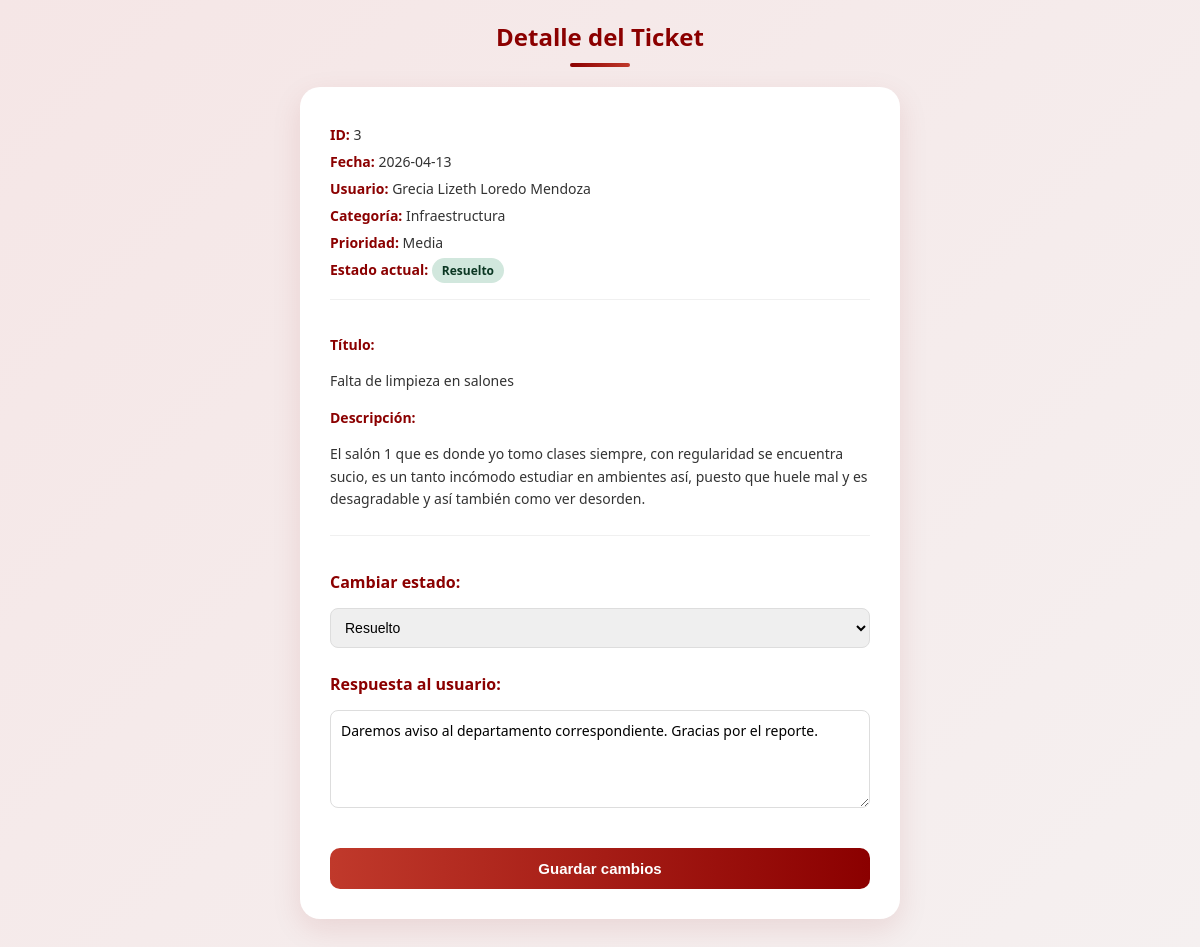
/detalle_ticket/3 (signed in), run on the app's committed database.
### tables this page shows
CREATE TABLE ticket (
        id_ticket INTEGER PRIMARY KEY AUTOINCREMENT,
        titulo TEXT NOT NULL,
        descripcion TEXT,
        fecha_creacion TEXT,
        id_usuario INTEGER,
        id_categoria INTEGER,
        id_prioridad INTEGER,
        id_estado INTEGER,
        id_departamento INTEGER,
        ruta_imagen TEXT, comentario_admin TEXT,
        FOREIGN KEY (id_usuario) REFERENCES usuario(id_usuario),
        FOREIGN KEY (id_categoria) REFERENCES categoria(id_categoria),
        FOREIGN KEY (id_prioridad) REFERENCES prioridad(id_prioridad),
        FOREIGN KEY (id_estado) REFERENCES estado(id_estado),
        FOREIGN KEY (id_departamento) REFERENCES departamento(id_departamento)
    );

CREATE TABLE usuario (
        id_usuario INTEGER PRIMARY KEY AUTOINCREMENT,
        nombre TEXT NOT NULL,
        correo TEXT UNIQUE NOT NULL,
        contraseña TEXT NOT NULL,
        id_rol INTEGER,
        FOREIGN KEY (id_rol) REFERENCES rol(id_rol)
    );

CREATE TABLE categoria (
        id_categoria INTEGER PRIMARY KEY AUTOINCREMENT,
        nombre_categoria TEXT NOT NULL
    );

CREATE TABLE prioridad (
        id_prioridad INTEGER PRIMARY KEY AUTOINCREMENT,
        nombre_prioridad TEXT NOT NULL
    );

CREATE TABLE estado (
        id_estado INTEGER PRIMARY KEY AUTOINCREMENT,
        nombre_estado TEXT NOT NULL
    );

### app.py (the view)
@app.route('/detalle_ticket/<int:id_ticket>', methods=['GET', 'POST'])
def detalle_ticket(id_ticket):
    if 'user_id' not in session:
        return redirect(url_for('login_page'))
    db_instance = Database(db_path)
    if request.method == 'POST':
        nuevo_estado = int(request.form['id_estado'])
        comentario   = request.form.get('comentario_admin', '')
        db_instance.actualizar_estado_ticket(id_ticket, nuevo_estado, comentario)
        return redirect(url_for('gestion_tickets'))  # ← adentro del if POST
    ticket = db_instance.obtener_ticket_detalle(id_ticket)
    estados = db_instance.obtener_estados()
    return render_template('detalle_ticket.html', ticket=ticket, estados=estados)

### api_01.py (called while the page is built)
    def connect(self):
        try:
            self.conn = sqlite3.connect(self.db_file)
            print("Conexión a la base de datos establecida.")
        except Error as e:
            print(f"Error al conectar a la base de datos: {e}")

    def disconnect(self):
        if self.conn:
            self.conn.close()
            print("Conexión a la base de datos cerrada.")

    def obtener_ticket_detalle(self, id_ticket):
        self.connect()
        cursor = self.conn.cursor()
        cursor.execute("""
            SELECT t.id_ticket, u.nombre, c.nombre_categoria,
                   p.nombre_prioridad, e.nombre_estado, t.fecha_creacion,
                   t.titulo, t.descripcion, t.ruta_imagen, t.id_estado,
                   t.comentario_admin
            FROM ticket t
            LEFT JOIN usuario u ON t.id_usuario = u.id_usuario
            LEFT JOIN categoria c ON t.id_categoria = c.id_categoria
            LEFT JOIN prioridad p ON t.id_prioridad = p.id_prioridad
            LEFT JOIN estado e ON t.id_estado = e.id_estado
            WHERE t.id_ticket = ?
        """, (id_ticket,))
        ticket = cursor.fetchone()
        self.disconnect()
        return ticket

    def obtener_estados(self):
        self.connect()
        cursor = self.conn.cursor()
        cursor.execute("SELECT id_estado, nombre_estado FROM estado")
        estados = cursor.fetchall()
        self.disconnect()
        return estados

### templates/detalle_ticket.html (shortened to what this page needs)
{% extends "index.html" %}
{% block content %}
<link rel="stylesheet" href="{{ url_for('static', filename='detalle_ticket.css') }}">
<div class="detalle-container">
    <div class="detalle-header">
        <h1>Detalle del Ticket</h1>
        <div class="divider"></div>
    </div>
    <div class="detalle-card">
        <div class="detalle-info">
            <p><span class="label">ID:</span> {{ ticket[0] }}</p>
            <p><span class="label">Fecha:</span> {{ ticket[5][:10] if ticket[5] else 'N/A' }}</p>
            <p><span class="label">Usuario:</span> {{ ticket[1] }}</p>
            <p><span class="label">Categoría:</span> {{ ticket[2] }}</p>
            <p><span class="label">Prioridad:</span> {{ ticket[3] }}</p>
            <p><span class="label">Estado actual:</span>
                <span class="badge badge-{{ ticket[4] | lower | replace(' ', '-') if ticket[4] else 'sin-estado' }}">
                    {{ ticket[4] or 'Sin estado' }}
                </span>
            </p>
        </div>
        <div class="detalle-descripcion">
            <p class="label">Título:</p>
            <p>{{ ticket[6] }}</p>
            <p class="label">Descripción:</p>
            <p>{{ ticket[7] }}</p>
        </div>
        <form method="POST" action="{{ url_for('detalle_ticket', id_ticket=ticket[0]) }}" class="form-estado">
            <label class="label">Cambiar estado:</label>
            <select name="id_estado">
                {% for estado in estados %}
                    <option value="{{ estado[0] }}" {% if estado[0] == ticket[9] %}selected{% endif %}>
                        {{ estado[1] }}
                    </option>
                {% endfor %}
            </select>
            <label class="label">Respuesta al usuario:</label>
            <textarea name="comentario_admin" rows="4" placeholder="Escribe una respuesta para el usuario...">{{ ticket[10] or '' }}</textarea>
            <button type="submit" class="btn-guardar">Guardar cambios</button>
        </form>
    </div>
</div>
{% endblock %}

### static/styles.css (style rules this page uses)
body { margin: 0; font-family: Arial, sans-serif; background: #e5e5e5; }
form { display: flex; flex-direction: column; }
label { margin-top: 15px; margin-bottom: 5px; font-weight: 500; }
button { margin-top: 30px; padding: 14px; border-radius: 30px; border: none; background: linear-gradient(90deg, #2eacf9, #2a5298); color: white; font-size: 16px; font-weight: 500; cursor: pointer; transition: 0.25s; }

### static/detalle_ticket.css (style rules this page uses)
body { margin: 0; font-family: 'Segoe UI', sans-serif; background: linear-gradient(135deg, #f5e6e6, #f5f0f0); min-height: 100vh; padding: 20px; box-sizing: border-box; }
.detalle-container { max-width: 600px; margin: 0 auto; }
.detalle-header { text-align: center; margin-bottom: 20px; }
.detalle-header h1 { color: #8b0000; font-size: 24px; margin: 0 0 4px 0; }
.divider { width: 60px; height: 4px; background: linear-gradient(90deg, #8b0000, #c0392b); border-radius: 10px; margin: 10px auto 20px; }
.detalle-card { background: white; border-radius: 20px; padding: 30px; box-shadow: 0 10px 30px rgba(139,0,0,0.1); margin-bottom: 20px; }
.detalle-info p { margin: 8px 0; font-size: 14px; color: #333; }
.label { font-weight: 700; color: #8b0000; }
.detalle-descripcion { margin-top: 20px; padding-top: 20px; border-top: 1px solid #f0f0f0; font-size: 14px; color: #333; line-height: 1.6; }
.form-estado { margin-top: 25px; padding-top: 20px; border-top: 1px solid #f0f0f0; display: flex; flex-direction: column; gap: 10px; }
.form-estado select { padding: 10px; border-radius: 8px; border: 1px solid #ddd; font-size: 14px; }
.btn-guardar { background: linear-gradient(90deg, #c0392b, #8b0000); color: white; border: none; padding: 12px; border-radius: 10px; font-size: 15px; font-weight: 600; cursor: pointer; transition: 0.2s; }
.badge { padding: 4px 10px; border-radius: 20px; font-size: 12px; font-weight: 600; }
.badge-resuelto { background: #d1e7dd; color: #0a3622; }
.form-estado textarea { padding: 10px; border-radius: 8px; border: 1px solid #ddd; font-size: 14px; font-family: 'Segoe UI', sans-serif; resize: vertical; }

### data on the page
ticket: id_ticket "3", fecha_creacion "2026-04-13", titulo "Falta de limpieza en salones", descripcion "El salón 1 que es donde yo tomo clases siempre, con regularidad se encuentra sucio, es un tanto incómodo estudiar en ambientes así, puesto que huele mal y es desagradable y así también como ver desorden.", id_estado "Resuelto", comentario_admin "Daremos aviso al departamento correspondiente. Gracias por el reporte."
usuario: nombre "Grecia Lizeth Loredo Mendoza"
categoria: nombre_categoria "Infraestructura"
prioridad: nombre_prioridad "Media"
estado: nombre_estado "Resuelto"
